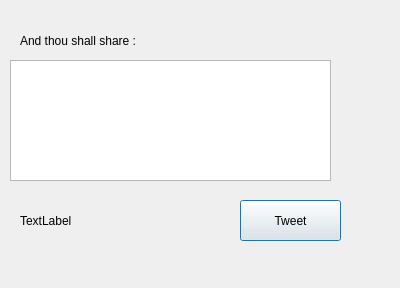
<?xml version="1.0" encoding="UTF-8"?>
<ui version="4.0">
 <class>Dialog</class>
 <widget class="QDialog" name="Dialog">
  <property name="geometry">
   <rect>
    <x>0</x>
    <y>0</y>
    <width>400</width>
    <height>288</height>
   </rect>
  </property>
  <property name="windowTitle">
   <string>Aashir-Twiminds</string>
  </property>
  <widget class="QTextEdit" name="textEdit">
   <property name="geometry">
    <rect>
     <x>10</x>
     <y>60</y>
     <width>321</width>
     <height>121</height>
    </rect>
   </property>
  </widget>
  <widget class="QPushButton" name="pushButton">
   <property name="geometry">
    <rect>
     <x>240</x>
     <y>200</y>
     <width>101</width>
     <height>41</height>
    </rect>
   </property>
   <property name="text">
    <string>Tweet</string>
   </property>
  </widget>
  <widget class="QLabel" name="label">
   <property name="geometry">
    <rect>
     <x>20</x>
     <y>210</y>
     <width>51</width>
     <height>21</height>
    </rect>
   </property>
   <property name="text">
    <string>TextLabel</string>
   </property>
  </widget>
  <widget class="QLabel" name="label_2">
   <property name="geometry">
    <rect>
     <x>20</x>
     <y>30</y>
     <width>121</width>
     <height>21</height>
    </rect>
   </property>
   <property name="text">
    <string>And thou shall share :</string>
   </property>
  </widget>
 </widget>
 <resources/>
 <connections>
  <connection>
   <sender>pushButton</sender>
   <signal>clicked()</signal>
   <receiver>textEdit</receiver>
   <slot>clear()</slot>
   <hints>
    <hint type="sourcelabel">
     <x>302</x>
     <y>216</y>
    </hint>
    <hint type="destinationlabel">
     <x>305</x>
     <y>135</y>
    </hint>
   </hints>
  </connection>
 </connections>
</ui>
